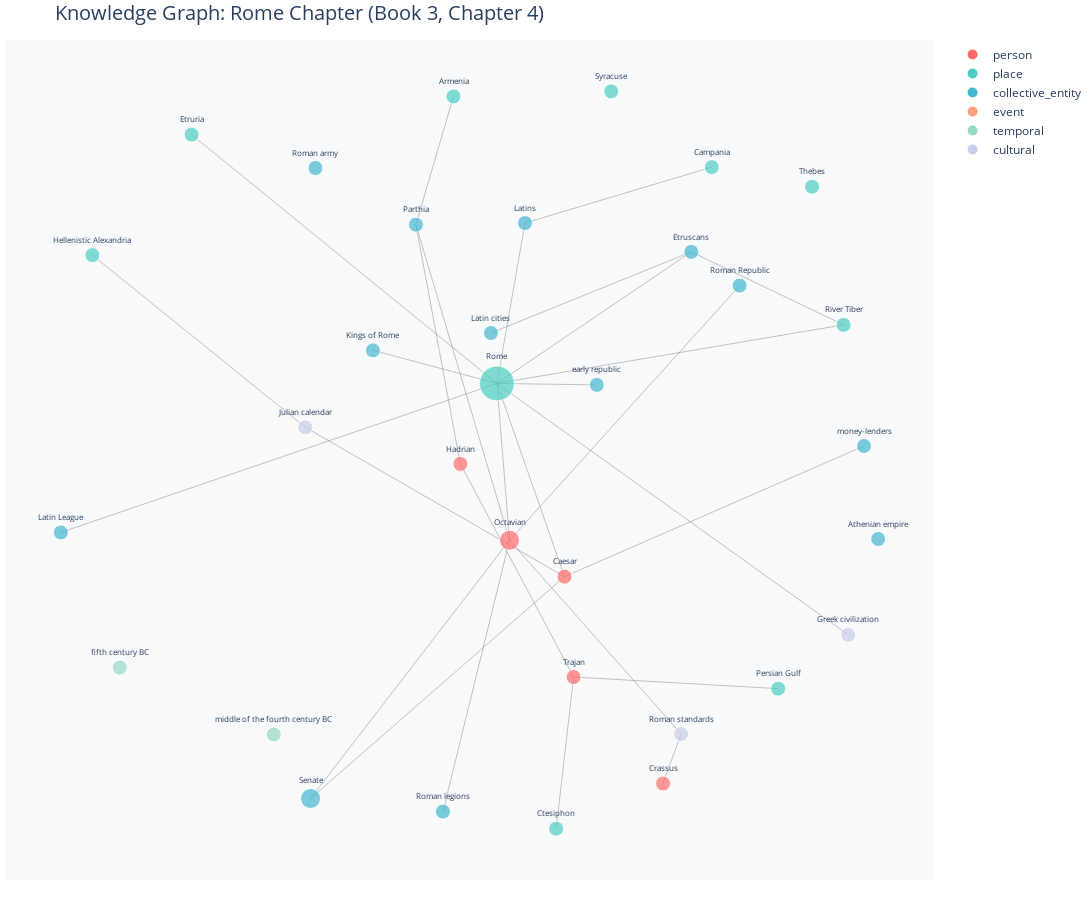

Notebook cell for this chart:
### Markdown cell above
# Graph Construction

Build knowledge graph with NetworkX using normalized entities and relationships

### Code cell
import plotly.graph_objects as go
import numpy as np

def visualize_knowledge_graph(G: nx.DiGraph, width: int = 1200, height: int = 800):
    """
    Create an interactive Plotly visualization of the knowledge graph.
    
    Args:
        G: NetworkX DiGraph
        width: Figure width in pixels
        height: Figure height in pixels
    """
    # Compute layout using spring layout
    pos = nx.spring_layout(G, k=0.5, iterations=50, seed=42)
    
    # Define colors for each entity type
    type_colors = {
        'person': '#FF6B6B',        # Red
        'place': '#4ECDC4',         # Teal
        'collective_entity': '#45B7D1',  # Blue
        'event': '#FFA07A',         # Light orange
        'temporal': '#98D8C8',      # Mint
        'cultural': '#C7CEEA',      # Lavender
    }
    
    # Create edge traces
    edge_traces = []
    for edge in G.edges():
        source_id, target_id = edge
        x0, y0 = pos[source_id]
        x1, y1 = pos[target_id]
        
        # Create edge line
        edge_trace = go.Scatter(
            x=[x0, x1, None],
            y=[y0, y1, None],
            mode='lines',
            line=dict(width=0.5, color='#888'),
            hoverinfo='none',
            showlegend=False
        )
        edge_traces.append(edge_trace)
    
    # Create node trace
    node_x = []
    node_y = []
    node_text = []
    node_colors = []
    node_sizes = []
    
    for node_id in G.nodes():
        x, y = pos[node_id]
        node_x.append(x)
        node_y.append(y)
        
        # Get node data
        node_data = G.nodes[node_id]
        name = node_data['name']
        entity_type = node_data['type']
        subtype = node_data.get('subtype', '')
        occurrence_count = node_data['occurrence_count']
        
        # Node color by type
        node_colors.append(type_colors.get(entity_type, '#CCCCCC'))
        
        # Node size by occurrence count (scaled)
        node_sizes.append(10 + (occurrence_count * 5))
        
        # Hover text
        hover_text = f"<b>{name}</b><br>"
        hover_text += f"Type: {entity_type}"
        if subtype:
            hover_text += f" ({subtype})"
        hover_text += f"<br>Occurrences: {occurrence_count}"
        hover_text += f"<br>Connections: {G.degree(node_id)}"
        
        if node_data.get('attributes'):
            hover_text += f"<br>Attributes: {node_data['attributes']}"
        
        node_text.append(hover_text)
    
    node_trace = go.Scatter(
        x=node_x,
        y=node_y,
        mode='markers+text',
        text=[G.nodes[node_id]['name'] for node_id in G.nodes()],
        textposition='top center',
        textfont=dict(size=8),
        hovertext=node_text,
        hoverinfo='text',
        marker=dict(
            size=node_sizes,
            color=node_colors,
            line=dict(width=1, color='white')
        ),
        showlegend=False
    )
    
    # Create legend traces (one per entity type)
    legend_traces = []
    for entity_type, color in type_colors.items():
        legend_trace = go.Scatter(
            x=[None],
            y=[None],
            mode='markers',
            marker=dict(size=10, color=color),
            name=entity_type,
            showlegend=True
        )
        legend_traces.append(legend_trace)
    
    # Create figure
    fig = go.Figure(
        data=edge_traces + [node_trace] + legend_traces,
        layout=go.Layout(
            title=dict(
                text="Knowledge Graph: Rome Chapter (Book 3, Chapter 4)",
                font=dict(size=20)
            ),
            showlegend=True,
            hovermode='closest',
            margin=dict(b=20, l=5, r=5, t=40),
            xaxis=dict(showgrid=False, zeroline=False, showticklabels=False),
            yaxis=dict(showgrid=False, zeroline=False, showticklabels=False),
            width=width,
            height=height,
            plot_bgcolor='#F8F9FA'
        )
    )
    
    return fig

# Create and display the visualization
fig = visualize_knowledge_graph(kg, width=1400, height=900)
fig.show()

print("\nVisualization tips:")
print("- Hover over nodes to see entity details")
print("- Node size = occurrence count")
print("- Node color = entity type (see legend)")
print("- Drag to pan, scroll to zoom")
print("- Click legend items to show/hide entity types")

### Figure 1 — Plotly figure (JSON) as saved in the notebook; plotly's stock layout.template omitted (floating-point values rounded to 4 significant figures)
{"data": [{"hoverinfo": "none", "line": {"color": "#888", "width": 0.5}, "mode": "lines", "showlegend": false, "type": "scatter", "x": [0.3648, 0.6946, null], "y": [0.4677, 0.2926, null]}, {"hoverinfo": "none", "line": {"color": "#888", "width": 0.5}, "mode": "lines", "showlegend": false, "type": "scatter", "x": [-0.05591, 0.6946, null], "y": [0.1521, 0.2926, null]}, {"hoverinfo": "none", "line": {"color": "#888", "width": 0.5}, "mode": "lines", "showlegend": false, "type": "scatter", "x": [-0.05591, 0.004878, null], "y": [0.1521, 0.5369, null]}, {"hoverinfo": "none", "line": {"color": "#888", "width": 0.5}, "mode": "lines", "showlegend": false, "type": "scatter", "x": [-0.05591, 0.3648, null], "y": [0.1521, 0.4677, null]}, {"hoverinfo": "none", "line": {"color": "#888", "width": 0.5}, "mode": "lines", "showlegend": false, "type": "scatter", "x": [-0.05591, -0.7169, null], "y": [0.1521, 0.749, null]}, {"hoverinfo": "none", "line": {"color": "#888", "width": 0.5}, "mode": "lines", "showlegend": false, "type": "scatter", "x": [-0.05591, 0.7045, null], "y": [0.1521, -0.451, null]}, {"hoverinfo": "none", "line": {"color": "#888", "width": 0.5}, "mode": "lines", "showlegend": false, "type": "scatter", "x": [-0.05591, -1, null], "y": [0.1521, -0.2054, null]}, {"hoverinfo": "none", "line": {"color": "#888", "width": 0.5}, "mode": "lines", "showlegend": false, "type": "scatter", "x": [0.004878, 0.4092, null], "y": [0.5369, 0.671, null]}, {"hoverinfo": "none", "line": {"color": "#888", "width": 0.5}, "mode": "lines", "showlegend": false, "type": "scatter", "x": [-0.06885, 0.3648, null], "y": [0.273, 0.4677, null]}, {"hoverinfo": "none", "line": {"color": "#888", "width": 0.5}, "mode": "lines", "showlegend": false, "type": "scatter", "x": [-0.3244, -0.05591, null], "y": [0.2315, 0.1521, null]}, {"hoverinfo": "none", "line": {"color": "#888", "width": 0.5}, "mode": "lines", "showlegend": false, "type": "scatter", "x": [0.3429, 0.3038, null], "y": [-0.6888, -0.8077, null]}, {"hoverinfo": "none", "line": {"color": "#888", "width": 0.5}, "mode": "lines", "showlegend": false, "type": "scatter", "x": [-0.2313, -0.1499, null], "y": [0.533, 0.8407, null]}, {"hoverinfo": "none", "line": {"color": "#888", "width": 0.5}, "mode": "lines", "showlegend": false, "type": "scatter", "x": [0.11, 0.07245, null], "y": [-0.5523, -0.916, null]}, {"hoverinfo": "none", "line": {"color": "#888", "width": 0.5}, "mode": "lines", "showlegend": false, "type": "scatter", "x": [0.11, 0.5528, null], "y": [-0.5523, -0.5802, null]}, {"hoverinfo": "none", "line": {"color": "#888", "width": 0.5}, "mode": "lines", "showlegend": false, "type": "scatter", "x": [-0.1351, 0.11, null], "y": [-0.04099, -0.5523, null]}, {"hoverinfo": "none", "line": {"color": "#888", "width": 0.5}, "mode": "lines", "showlegend": false, "type": "scatter", "x": [-0.1351, -0.2313, null], "y": [-0.04099, 0.533, null]}, {"hoverinfo": "none", "line": {"color": "#888", "width": 0.5}, "mode": "lines", "showlegend": false, "type": "scatter", "x": [0.09044, -0.05591, null], "y": [-0.3115, 0.1521, null]}, {"hoverinfo": "none", "line": {"color": "#888", "width": 0.5}, "mode": "lines", "showlegend": false, "type": "scatter", "x": [0.09044, -0.4594, null], "y": [-0.3115, -0.8437, null]}, {"hoverinfo": "none", "line": {"color": "#888", "width": 0.5}, "mode": "lines", "showlegend": false, "type": "scatter", "x": [0.09044, 0.7388, null], "y": [-0.3115, 0.001983, null]}, {"hoverinfo": "none", "line": {"color": "#888", "width": 0.5}, "mode": "lines", "showlegend": false, "type": "scatter", "x": [-0.4708, -0.9318, null], "y": [0.04692, 0.46, null]}, {"hoverinfo": "none", "line": {"color": "#888", "width": 0.5}, "mode": "lines", "showlegend": false, "type": "scatter", "x": [-0.4708, 0.09044, null], "y": [0.04692, -0.3115, null]}, {"hoverinfo": "none", "line": {"color": "#888", "width": 0.5}, "mode": "lines", "showlegend": false, "type": "scatter", "x": [-0.02862, 0.3429, null], "y": [-0.2241, -0.6888, null]}, {"hoverinfo": "none", "line": {"color": "#888", "width": 0.5}, "mode": "lines", "showlegend": false, "type": "scatter", "x": [-0.02862, -0.2313, null], "y": [-0.2241, 0.533, null]}, {"hoverinfo": "none", "line": {"color": "#888", "width": 0.5}, "mode": "lines", "showlegend": false, "type": "scatter", "x": [-0.02862, 0.4694, null], "y": [-0.2241, 0.3868, null]}, {"hoverinfo": "none", "line": {"color": "#888", "width": 0.5}, "mode": "lines", "showlegend": false, "type": "scatter", "x": [-0.02862, -0.4594, null], "y": [-0.2241, -0.8437, null]}, {"hoverinfo": "none", "line": {"color": "#888", "width": 0.5}, "mode": "lines", "showlegend": false, "type": "scatter", "x": [-0.02862, -0.1727, null], "y": [-0.2241, -0.8752, null]}, {"hoverinfo": "none", "line": {"color": "#888", "width": 0.5}, "mode": "lines", "showlegend": false, "type": "scatter", "x": [-0.02862, -0.05591, null], "y": [-0.2241, 0.1521, null]}, {"hoverinfo": "none", "line": {"color": "#888", "width": 0.5}, "mode": "lines", "showlegend": false, "type": "scatter", "x": [0.1602, -0.05591, null], "y": [0.1487, 0.1521, null]}, {"hoverinfo": "text", "hovertext": ["<b>Etruscans</b><br>Type: collective_entity (people)<br>Occurrences: 1<br>Connections: 3", "<b>River Tiber</b><br>Type: place (river)<br>Occurrences: 1<br>Connections: 2", "<b>Rome</b><br>Type: place (city)<br>Occurrences: 5<br>Connections: 10<br>Attributes: {'role': 'city'}", "<b>Latins</b><br>Type: collective_entity (people)<br>Occurrences: 1<br>Connections: 2", "<b>Campania</b><br>Type: place (region)<br>Occurrences: 1<br>Connections: 1", "<b>Etruria</b><br>Type: place (region)<br>Occurrences: 1<br>Connections: 1", "<b>Greek civilization</b><br>Type: cultural<br>Occurrences: 1<br>Connections: 1", "<b>Latin cities</b><br>Type: collective_entity (people)<br>Occurrences: 1<br>Connections: 1", "<b>Kings of Rome</b><br>Type: collective_entity (people)<br>Occurrences: 1<br>Connections: 1<br>Attributes: {'role': 'kings'}", "<b>Roman standards</b><br>Type: cultural<br>Occurrences: 1<br>Connections: 2", "<b>Crassus</b><br>Type: person<br>Occurrences: 1<br>Connections: 1", "<b>Parthia</b><br>Type: collective_entity (state)<br>Occurrences: 1<br>Connections: 3", "<b>Armenia</b><br>Type: place (region)<br>Occurrences: 1<br>Connections: 1", "<b>Trajan</b><br>Type: person<br>Occurrences: 1<br>Connections: 3<br>Attributes: {'title': 'emperor'}", "<b>Ctesiphon</b><br>Type: place (city)<br>Occurrences: 1<br>Connections: 1", "<b>Persian Gulf</b><br>Type: place (sea)<br>Occurrences: 1<br>Connections: 1", "<b>Hadrian</b><br>Type: person<br>Occurrences: 1<br>Connections: 2<br>Attributes: {'title': 'emperor'}", "<b>Caesar</b><br>Type: person<br>Occurrences: 1<br>Connections: 4<br>Attributes: {'role': 'dictator for life'}", "<b>Senate</b><br>Type: collective_entity (organization)<br>Occurrences: 2<br>Connections: 2", "<b>money-lenders</b><br>Type: collective_entity (people)<br>Occurrences: 1<br>Connections: 1", "<b>Julian calendar</b><br>Type: cultural<br>Occurrences: 1<br>Connections: 2", "<b>Hellenistic Alexandria</b><br>Type: place (city)<br>Occurrences: 1<br>Connections: 1", "<b>Octavian</b><br>Type: person<br>Occurrences: 2<br>Connections: 6<br>Attributes: {'titles_roles': 'consul, imperator, princeps', 'title': 'emperor'}", "<b>Roman Republic</b><br>Type: collective_entity (state)<br>Occurrences: 1<br>Connections: 1", "<b>Roman legions</b><br>Type: collective_entity (organization)<br>Occurrences: 1<br>Connections: 1<br>Attributes: {'location': 'frontier provinces'}", "<b>early republic</b><br>Type: collective_entity (state)<br>Occurrences: 1<br>Connections: 1", "<b>Thebes</b><br>Type: place (city)<br>Occurrences: 1<br>Connections: 0", "<b>Syracuse</b><br>Type: place (city)<br>Occurrences: 1<br>Connections: 0", "<b>fifth century BC</b><br>Type: temporal (century)<br>Occurrences: 1<br>Connections: 0", "<b>Latin League</b><br>Type: collective_entity (league)<br>Occurrences: 1<br>Connections: 1", "<b>middle of the fourth century BC</b><br>Type: temporal (range)<br>Occurrences: 1<br>Connections: 0", "<b>Athenian empire</b><br>Type: collective_entity (state)<br>Occurrences: 1<br>Connections: 0", "<b>Roman army</b><br>Type: collective_entity (organization)<br>Occurrences: 1<br>Connections: 0"], "marker": {"color": ["#45B7D1", "#4ECDC4", "#4ECDC4", "#45B7D1", "#4ECDC4", "#4ECDC4", "#C7CEEA", "#45B7D1", "#45B7D1", "#C7CEEA", "#FF6B6B", "#45B7D1", "#4ECDC4", "#FF6B6B", "#4ECDC4", "#4ECDC4", "#FF6B6B", "#FF6B6B", "#45B7D1", "#45B7D1", "#C7CEEA", "#4ECDC4", "#FF6B6B", "#45B7D1", "#45B7D1", "#45B7D1", "#4ECDC4", "#4ECDC4", "#98D8C8", "#45B7D1", "#98D8C8", "#45B7D1", "#45B7D1"], "line": {"color": "white", "width": 1}, "size": [15, 15, 35, 15, 15, 15, 15, 15, 15, 15, 15, 15, 15, 15, 15, 15, 15, 15, 20, 15, 15, 15, 20, 15, 15, 15, 15, 15, 15, 15, 15, 15, 15]}, "mode": "markers+text", "showlegend": false, "text": ["Etruscans", "River Tiber", "Rome", "Latins", "Campania", "Etruria", "Greek civilization", "Latin cities", "Kings of Rome", "Roman standards", "Crassus", "Parthia", "Armenia", "Trajan", "Ctesiphon", "Persian Gulf", "Hadrian", "Caesar", "Senate", "money-lenders", "Julian calendar", "Hellenistic Alexandria", "Octavian", "Roman Republic", "Roman legions", "early republic", "Thebes", "Syracuse", "fifth century BC", "Latin League", "middle of the fourth century BC", "Athenian empire", "Roman army"], "textfont": {"size": 8}, "textposition": "top center", "type": "scatter", "x": [0.3648, 0.6946, -0.05591, 0.004878, 0.4092, -0.7169, 0.7045, -0.06885, -0.3244, 0.3429, 0.3038, -0.2313, -0.1499, 0.11, 0.07245, 0.5528, -0.1351, 0.09044, -0.4594, 0.7388, -0.4708, -0.9318, -0.02862, 0.4694, -0.1727, 0.1602, 0.6263, 0.1915, -0.8724, -1, -0.539, 0.7694, -0.4488], "y": [0.4677, 0.2926, 0.1521, 0.5369, 0.671, 0.749, -0.451, 0.273, 0.2315, -0.6888, -0.8077, 0.533, 0.8407, -0.5523, -0.916, -0.5802, -0.04099, -0.3115, -0.8437, 0.001983, 0.04692, 0.46, -0.2241, 0.3868, -0.8752, 0.1487, 0.624, 0.8528, -0.5296, -0.2054, -0.6902, -0.2211, 0.669]}, {"marker": {"color": "#FF6B6B", "size": 10}, "mode": "markers", "name": "person", "showlegend": true, "type": "scatter", "x": [null], "y": [null]}, {"marker": {"color": "#4ECDC4", "size": 10}, "mode": "markers", "name": "place", "showlegend": true, "type": "scatter", "x": [null], "y": [null]}, {"marker": {"color": "#45B7D1", "size": 10}, "mode": "markers", "name": "collective_entity", "showlegend": true, "type": "scatter", "x": [null], "y": [null]}, {"marker": {"color": "#FFA07A", "size": 10}, "mode": "markers", "name": "event", "showlegend": true, "type": "scatter", "x": [null], "y": [null]}, {"marker": {"color": "#98D8C8", "size": 10}, "mode": "markers", "name": "temporal", "showlegend": true, "type": "scatter", "x": [null], "y": [null]}, {"marker": {"color": "#C7CEEA", "size": 10}, "mode": "markers", "name": "cultural", "showlegend": true, "type": "scatter", "x": [null], "y": [null]}], "layout": {"height": 900, "hovermode": "closest", "margin": {"b": 20, "l": 5, "r": 5, "t": 40}, "plot_bgcolor": "#F8F9FA", "showlegend": true, "title": {"font": {"size": 20}, "text": "Knowledge Graph: Rome Chapter (Book 3, Chapter 4)"}, "width": 1400, "xaxis": {"showgrid": false, "showticklabels": false, "zeroline": false}, "yaxis": {"showgrid": false, "showticklabels": false, "zeroline": false}}}
